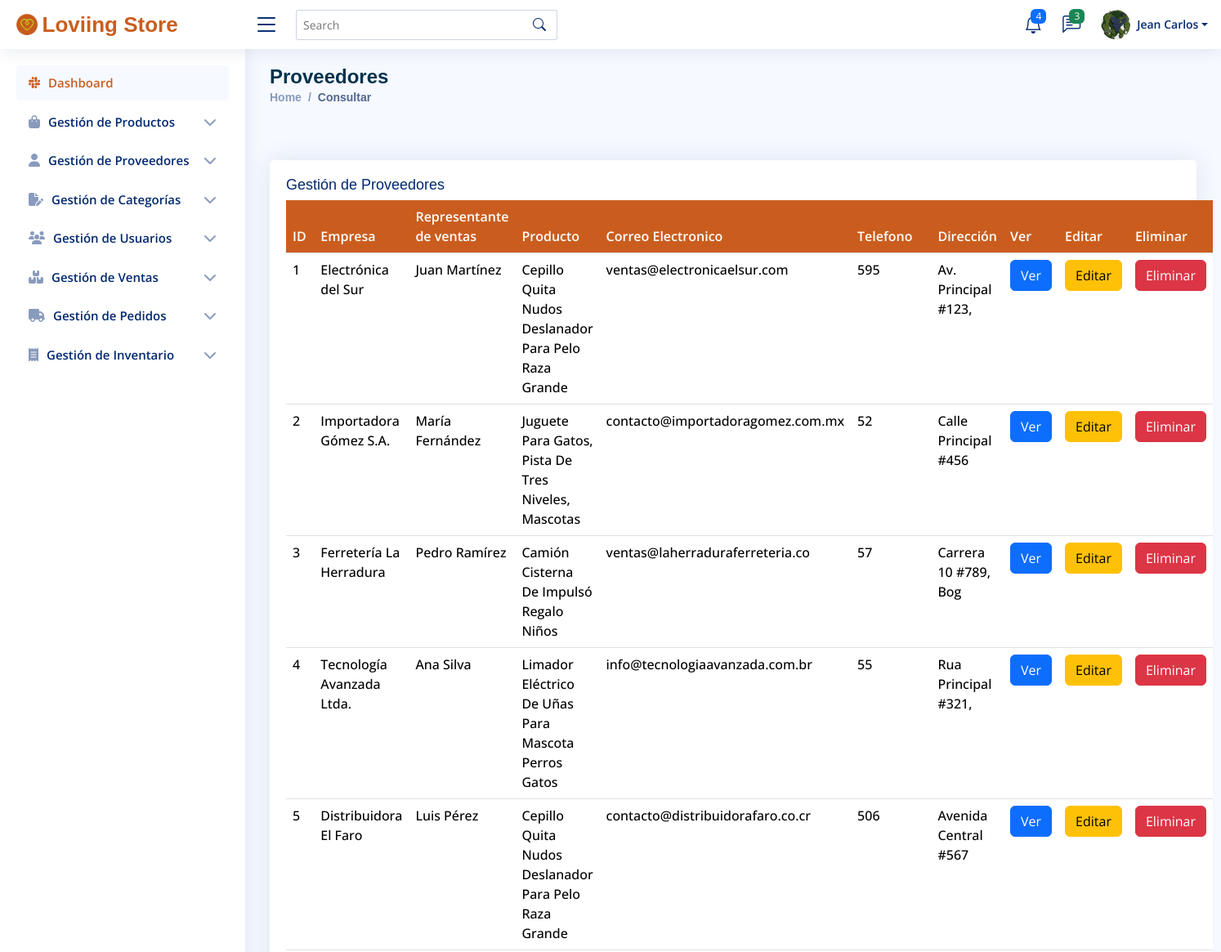
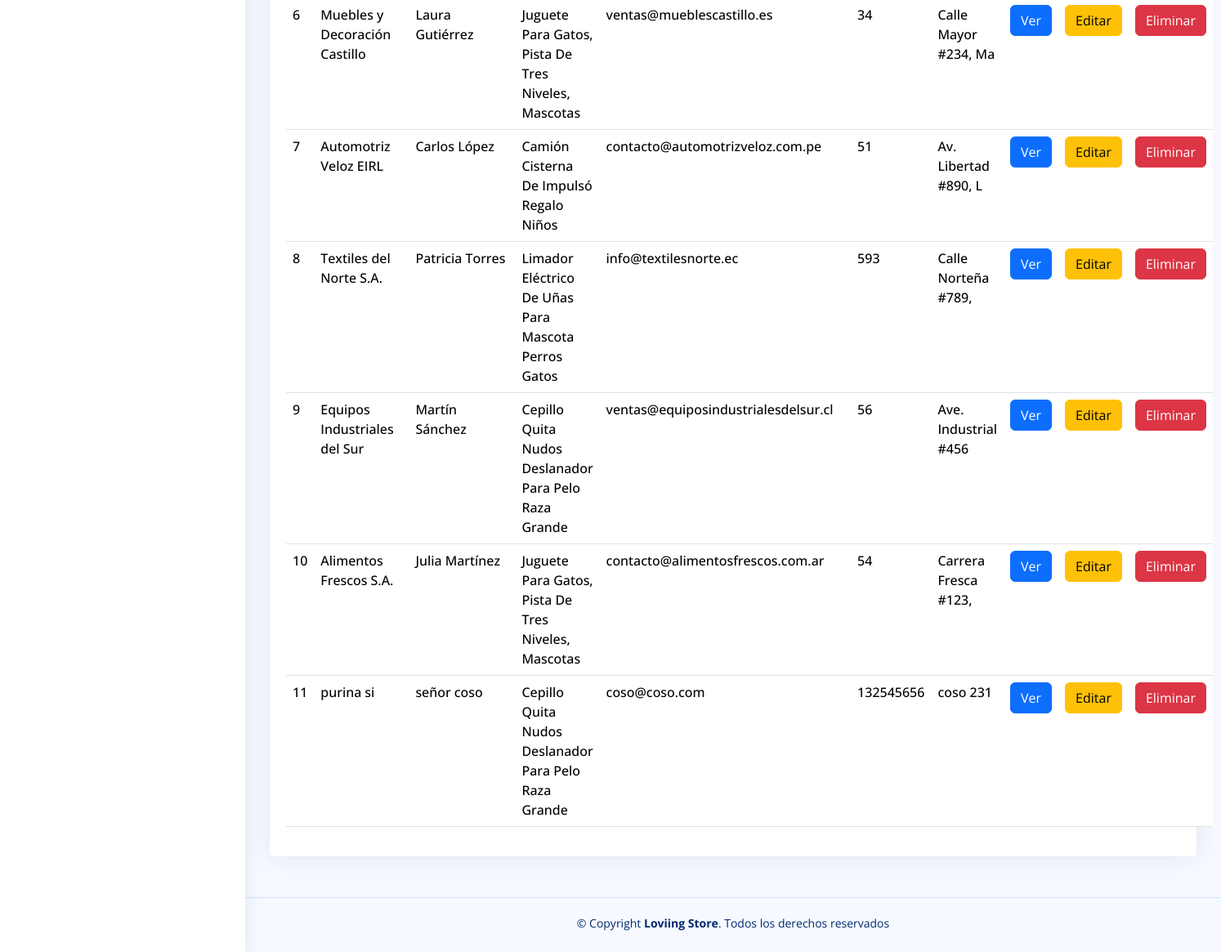
/Views/Administrador/consultarProveedores.php (signed in), run on the app's committed database (2 pictures, top to bottom).
### tables this page shows
CREATE TABLE `tbl_usuarios` (
  `id_usuario` int(11) NOT NULL,
  `nombre_usuario` varchar(100) DEFAULT NULL,
  `genero` varchar(50) DEFAULT NULL,
  `fecha_nacimiento` date DEFAULT NULL,
  `tipo_documento` varchar(50) DEFAULT NULL,
  `num_documento` varchar(50) DEFAULT NULL,
  `email_usuario` varchar(50) DEFAULT NULL,
  `clave_usuario` varchar(250) DEFAULT NULL,
  `rol_usuario` varchar(50) DEFAULT NULL,
  `estado_usuario` varchar(10) DEFAULT NULL,
  `foto_usuario` varchar(255) DEFAULT NULL,
  `fecha_creacion` date DEFAULT NULL
);

CREATE TABLE `tbl_proveedor` (
  `id_proveedor` int(11) NOT NULL,
  `nombre_empresa` varchar(100) NOT NULL,
  `representante_ventas` varchar(100) NOT NULL,
  `cod_producto` int(11) NOT NULL,
  `direccion_fisica` varchar(20) DEFAULT NULL,
  `correo_proveedor` varchar(40) DEFAULT NULL,
  `tel_proveedor` int(20) DEFAULT NULL
);

CREATE TABLE `tbl_productos` (
  `id_producto` int(11) NOT NULL,
  `cod_categoria` int(11) DEFAULT NULL,
  `nombre_producto` varchar(150) DEFAULT NULL,
  `descripcion_producto` varchar(250) DEFAULT NULL,
  `precio_producto` float NOT NULL,
  `foto1_producto` varchar(200) NOT NULL,
  `foto2_producto` varchar(255) NOT NULL,
  `foto3_producto` varchar(255) NOT NULL,
  `stock` int(11) NOT NULL
);

### Models/consultasAdmin.php (called while the page is built, shortened)
<?php
class ConsultasAdmin
{
    public function consultarUser($idUser)
    {
        $sql = "SELECT * FROM tbl_usuarios WHERE id_usuario = :idUser";
        $objConexionBd = new ConexionBd();
        $conexion = $objConexionBd->getConexion();
        $result = $conexion->prepare($sql);
        $result->bindParam(":idUser", $idUser);
        $result->execute();
        $f = $result->fetch();
        return $f;
    }
    public function consultarProveedores()
    {
        $sql = "SELECT id_proveedor, nombre_empresa, representante_ventas, nombre_producto, correo_proveedor, tel_proveedor, direccion_fisica
        FROM tbl_proveedor
        INNER JOIN tbl_productos ON cod_producto = id_producto";
        $objConexionBd = new ConexionBd();
        $conexion = $objConexionBd->getConexion();
        $result = $conexion->prepare($sql);
        $result->execute();
        $f = $result->fetchAll();
        return $f;
    }
}

### Controllers/Administrador/tablaProveedores.php (the view)
<?php
require_once ('../../Models/consultasAdmin.php');
function tablaProveedores()
{
    $objConsultasAdmin = new ConsultasAdmin();
    $tabla = $objConsultasAdmin->consultarProveedores();
    foreach ($tabla as $f) {
        echo '
        <tr>
            <td>' . $f["id_proveedor"] . '</td>
            <td>' . $f["nombre_empresa"] . '</td>
            <td>' . $f["representante_ventas"] . '</td>
            <td>' . $f["nombre_producto"] . '</td>
            <td>' . $f["correo_proveedor"] . '</td>
            <td>' . $f["tel_proveedor"] . '</td>
            <td>' . $f["direccion_fisica"] . '</td>
            <td><a href="" class="btn btn-primary">Ver</a></td>
            <td><a href="editarProveedor.php?idProv=' . $f["id_proveedor"] . '"" class="btn btn-warning">Editar</a></td>
            <td><a href="../../Controllers/Administrador/eliminarProveedor.php?idProv=' . $f["id_proveedor"] . '" class="btn btn-danger">Eliminar</a></td>
        </tr>
        ';
    }
}

### Controllers/Administrador/mostrarInfoUser.php (shortened to what this page needs)
<?php
require_once ('../../Models/consultasAdmin.php');
function cargarHeaderAdmin()
{
  echo '
  <header id="header" class="header fixed-top d-flex align-items-center">
    <div class="d-flex align-items-center justify-content-between">
      <a href="home.php" class="logo d-flex align-items-center">
        <img src="../Dashboard/assets/img/favicon.png" alt="">
        <span class="d-none d-lg-block logo_ls">Loviing Store</span>
      </a>
      <i class="bi bi-list toggle-sidebar-btn"></i>
    </div>
    <div class="search-bar">
      <form class="search-form d-flex align-items-center" method="POST" action="#">
        <input type="text" name="query" placeholder="Search" title="Enter search keyword">
        <button type="submit" title="Search"><i class="bi bi-search"></i></button>
      </form>
    </div>
    <nav class="header-nav ms-auto">
      <ul class="d-flex align-items-center">
        <li class="nav-item dropdown">
          <a class="nav-link nav-icon" href="#" data-bs-toggle="dropdown">
            <i class="bi bi-bell"></i>
            <span class="badge bg-primary badge-number">4</span>
          </a>
        </li>
        <li class="nav-item dropdown">
          <a class="nav-link nav-icon" href="#" data-bs-toggle="dropdown">
            <i class="bi bi-chat-left-text"></i>
            <span class="badge bg-success badge-number">3</span>
          </a>
        </li>
        ';
  cargarPerfilAdmin();
  echo '
      </ul>
    </nav>
  </header>
  ';
}
function cargarPerfilAdmin()
{
  $idUser = $_SESSION["idUser"];
  $objConsultasAdmin = new ConsultasAdmin();
  $f = $objConsultasAdmin->consultarUser($idUser);
  echo '
        <li class="nav-item dropdown pe-3">
          <a class="nav-link nav-profile d-flex align-items-center pe-0" href="#" data-bs-toggle="dropdown">
            <img src="../../Uploads/Usuarios/' . $f["foto_usuario"] . '" alt="Profile" class="rounded-circle" >
            <span class="d-none d-md-block dropdown-toggle ps-2">' . $f["nombre_usuario"] . '</span>
          </a>
          <ul class="dropdown-menu dropdown-menu-end dropdown-menu-arrow profile">
            <li class="dropdown-header">
              <h6>' . $f["nombre_usuario"] . '</h6>
              <span>' . $f["rol_usuario"] . '</span>
            </li>
            <li>
              <hr class="dropdown-divider">
            </li>
            <li>
              <a class="dropdown-item d-flex align-items-center" href="userProfileAdmin.php">
                <i class="bi bi-person"></i>
                <span>Mi perfil</span>
              </a>
            </li>
            <li>
              <hr class="dropdown-divider">
            </li>
            <li>
              <a class="dropdown-item d-flex align-items-center" href="users-profile.html">
                <i class="bi bi-gear"></i>
                <span>Configuración</span>
              </a>
            </li>
            <li>
              <hr class="dropdown-divider">
            </li>
            <li>
              <a class="dropdown-item d-flex align-items-center" href="pages-faq.html">
                <i class="bi bi-question-circle"></i>
                <span>¿Necesitas Ayuda?</span>
              </a>
            </li>
            <li>
              <hr class="dropdown-divider">
            </li>
            <li>
              <a class="dropdown-item d-flex align-items-center" href="../../Controllers/cerrarSesion.php">
                <i class="bi bi-box-arrow-right"></i>
                <span>Cerrar Sesión</span>
              </a>
            </li>
          </ul>
        </li>
    ';
}
function cargarMenuAdmin()
{
  ?>
  <aside id="sidebar" class="sidebar">
    <ul class="sidebar-nav" id="sidebar-nav">
      <li class="nav-item">
        <a class="nav-link " href="home.php">
          <i class="fa-brands fa-slack"></i>
          <span>Dashboard</span>
        </a>
      </li>
      <li class="nav-item">
        <a class="nav-link collapsed" data-bs-target="#GestionProductos-nav" data-bs-toggle="collapse" href="#">
          <i class="fa-solid fa-bag-shopping"></i>
          <span>Gestión de Productos</span><i class=" fa-solid fa-chevron-down ms-auto"></i>
        </a>
      </li>
      <li class="nav-item">
        <a class="nav-link collapsed" data-bs-target="#formacion-nav" data-bs-toggle="collapse" href="#">
          <i class="fa-solid fa-user"></i>
          <span>Gestión de Proveedores</span><i class="fa-solid fa-chevron-down ms-auto"></i>
        </a>
      </li>
      <li class="nav-item">
        <a class="nav-link collapsed" data-bs-target="#GestionCategorias-nav" data-bs-toggle="collapse" href="#">
          <i class="fa-solid fa-file-pen"></i>
          <span>Gestión de Categorías</span><i class="fa-solid fa-chevron-down ms-auto"></i>
        </a>
      </li>
      <li class="nav-item">
        <a class="nav-link collapsed" data-bs-target="#GestionUsuarios-nav" data-bs-toggle="collapse" href="#">
          <i class="fa-solid fa-users"></i>
          <span>Gestión de Usuarios</span><i class="fa-solid fa-chevron-down ms-auto"></i>
        </a>
      </li>
      <li class="nav-item">
        <a class="nav-link collapsed" data-bs-target="#GestionVentas-nav" data-bs-toggle="collapse" href="#">
          <i class="fa-solid fa-boxes-stacked"></i>
          <span>Gestión de Ventas</span><i class="fa-solid fa-chevron-down ms-auto"></i>
        </a>
      </li>
      <li class="nav-item">
        <a class="nav-link collapsed" data-bs-target="#Pedidos-nav" data-bs-toggle="collapse" href="#">
          <i class="fa-solid fa-truck"></i>
          <span>Gestión de Pedidos</span><i class="fa-solid fa-chevron-down ms-auto"></i>
        </a>
      </li>
      <li class="nav-item">
        <a class="nav-link collapsed" data-bs-target="#Inventario-nav" data-bs-toggle="collapse" href="#">
          <i class="fa-solid fa-receipt"></i>
          <span>Gestión de Inventario</span><i class="fa-solid fa-chevron-down ms-auto"></i>
        </a>
      </li>
  </aside>
  <?php
}
function cargarFooterAdmin()
{
  echo '
  <footer id="footer" class="footer">
    <div class="copyright">
      &copy; Copyright <strong><span>Loviing Store</span></strong>. Todos los derechos reservados
    </div>
    <div class="credits">
    </div>
  </footer>
  ';
}

### Views/Dashboard/assets/css/style.css (style rules this page uses)
:root { scroll-behavior: smooth; --primary-color: #ca5d1e; --secondary-color: #c8cc21; --complementary-color1: #ffffff; --font-size-titulos-h1: 48px; --font-size-titulos-h2: 40px; --font-size-titulos-h3: 32px; --font-size-titulos-h4: 24px; --font-size-parrafos: 24px; --tipografia-titulos: "Open Sans", sans-serif --tipografia-parrafos: "Borel", cursive;; }
body { font-family: "Open Sans", sans-serif; background: #f6f9ff; color: #444444; }
a { color: var(--primary-color); text-decoration: none; }
.logo { line-height: 1; }
@media (min-width: 1200px) { .logo { width: 280px; } }
.logo img { max-height: 26px; margin-right: 6px; }
.logo span { font-size: 26px; font-weight: 700; color: var(--primary-color); font-family: "Work Sans", sans-serif; }
.header { transition: all 0.5s; z-index: 997; height: 60px; box-shadow: 0px 2px 20px rgba(1, 41, 112, 0.1); background-color: #fff; padding-left: 20px; }
.header .toggle-sidebar-btn { font-size: 32px; padding-left: 10px; cursor: pointer; color: #012970; }
.header .search-bar { min-width: 360px; padding: 0 20px; }
.header .search-form { width: 100%; }
.header .search-form input { border: 0; font-size: 14px; color: #012970; border: 1px solid rgba(1, 41, 112, 0.2); padding: 7px 38px 7px 8px; border-radius: 3px; transition: 0.3s; width: 100%; }
.header .search-form button { border: 0; padding: 0; margin-left: -30px; background: none; }
.header .search-form button i { color: #012970; }
.header-nav ul { list-style: none; }
.header-nav>ul { margin: 0; padding: 0; }
.header-nav .nav-icon { font-size: 22px; color: #012970; margin-right: 25px; position: relative; }
.header-nav .nav-profile { color: #012970; }
.header-nav .nav-profile img { max-height: 36px; }
.header-nav .nav-profile span { font-size: 14px; font-weight: 600; }
.header-nav .badge-number { position: absolute; inset: -2px -5px auto auto; font-weight: normal; font-size: 12px; padding: 3px 6px; }
.sidebar { position: fixed; top: 60px; left: 0; bottom: 0; width: 300px; z-index: 996; transition: all 0.3s; padding: 20px; overflow-y: auto; scrollbar-width: thin; scrollbar-color: #aab7cf transparent; box-shadow: 0px 0px 20px rgba(1, 41, 112, 0.1); background-color: #fff; }
@media (min-width: 1200px) { #main, #footer { margin-left: 300px; } }
.sidebar-nav { padding: 0; margin: 0; list-style: none; }
.sidebar-nav li { padding: 0; margin: 0; list-style: none; }
.sidebar-nav .nav-item { margin-bottom: 5px; }
.sidebar-nav .nav-link { display: flex; align-items: center; font-size: 15px; font-weight: 600; color: var(--primary-color); transition: 0.3; background: #f6f9ff; padding: 10px 15px; border-radius: 4px; }
.sidebar-nav .nav-link i { font-size: 16px; margin-right: 10px; color: var(--primary-color); }
.sidebar-nav .nav-link.collapsed { color: #012970; background: #fff; }
.sidebar-nav .nav-link.collapsed i { color: #899bbd; }
.sidebar-nav .nav-link .fa-chevron-down { margin-right: 0; transition: transform 0.2s ease-in-out; }
.footer { padding: 20px 0; font-size: 14px; transition: all 0.3s; border-top: 1px solid #cddfff; }
.footer .copyright { text-align: center; color: #012970; }
.footer .credits { padding-top: 5px; text-align: center; font-size: 13px; color: #012970; }
.card .tabla-consultar td { font-family: var(--tipografia-parrafos); font-weight: 500; }

### Views/Dashboard/assets/css/styleformularios.css (style rules this page uses)
:root { scroll-behavior: smooth; --primary-color: #ca5d1e; --secondary-color: #c8cc21; --complementary-color1: #ffffff; --font-size-titulos-h1: 48px; --font-size-titulos-h2: 40px; --font-size-titulos-h3: 32px; --font-size-titulos-h4: 24px; --font-size-parrafos: 24px; --tipografia-titulos: "Open Sans", sans-serif --tipografia-parrafos: "Borel", cursive;; }

### Views/Dashboard/assets/css/styleRegistros.css (style rules this page uses)
:root { scroll-behavior: smooth; --primary-color: #ca5d1e; --secondary-color: #c8cc21; --complementary-color1: #ffffff; --font-size-titulos-h1: 48px; --font-size-titulos-h2: 40px; --font-size-titulos-h3: 32px; --font-size-titulos-h4: 24px; --font-size-parrafos: 24px; --tipografia-titulos: "Open Sans", sans-serif --tipografia-parrafos: "Borel", cursive;; }

### data on the page
tbl_usuarios: foto_usuario (picture), nombre_usuario "Jean Carlos"
tbl_proveedor: id_proveedor "1", nombre_empresa "Electrónica del Sur", representante_ventas "Juan Martínez", cod_producto.nombre_producto "Cepillo Quita Nudos Deslanador Para Pelo Raza Grande", correo_proveedor "ventas@electronicaelsur.com", tel_proveedor "595", direccion_fisica "Av. Principal #123,"
tbl_proveedor: id_proveedor "2", nombre_empresa "Importadora Gómez S.A.", representante_ventas "María Fernández", cod_producto.nombre_producto "Juguete Para Gatos, Pista De Tres Niveles, Mascotas", correo_proveedor "contacto@importadoragomez.com.mx", tel_proveedor "52", direccion_fisica "Calle Principal #456"
tbl_proveedor: id_proveedor "3", nombre_empresa "Ferretería La Herradura", representante_ventas "Pedro Ramírez", cod_producto.nombre_producto "Camión Cisterna De Impulsó Regalo Niños", correo_proveedor "ventas@laherraduraferreteria.co", tel_proveedor "57", direccion_fisica "Carrera 10 #789, Bog"
tbl_proveedor: id_proveedor "4", nombre_empresa "Tecnología Avanzada Ltda.", representante_ventas "Ana Silva", cod_producto.nombre_producto "Limador Eléctrico De Uñas Para Mascota Perros Gatos", correo_proveedor "info@tecnologiaavanzada.com.br", tel_proveedor "55", direccion_fisica "Rua Principal #321,"
tbl_proveedor: id_proveedor "5", nombre_empresa "Distribuidora El Faro", representante_ventas "Luis Pérez", cod_producto.nombre_producto "Cepillo Quita Nudos Deslanador Para Pelo Raza Grande", correo_proveedor "contacto@distribuidorafaro.co.cr", tel_proveedor "506", direccion_fisica "Avenida Central #567"
tbl_proveedor: id_proveedor "6", nombre_empresa "Muebles y Decoración Castillo", representante_ventas "Laura Gutiérrez", cod_producto.nombre_producto "Juguete Para Gatos, Pista De Tres Niveles, Mascotas", correo_proveedor "ventas@mueblescastillo.es", tel_proveedor "34", direccion_fisica "Calle Mayor #234, Ma"
tbl_proveedor: id_proveedor "7", nombre_empresa "Automotriz Veloz EIRL", representante_ventas "Carlos López", cod_producto.nombre_producto "Camión Cisterna De Impulsó Regalo Niños", correo_proveedor "contacto@automotrizveloz.com.pe", tel_proveedor "51", direccion_fisica "Av. Libertad #890, L"
tbl_proveedor: id_proveedor "8", nombre_empresa "Textiles del Norte S.A.", representante_ventas "Patricia Torres", cod_producto.nombre_producto "Limador Eléctrico De Uñas Para Mascota Perros Gatos", correo_proveedor "info@textilesnorte.ec", tel_proveedor "593", direccion_fisica "Calle Norteña #789,"
tbl_proveedor: id_proveedor "9", nombre_empresa "Equipos Industriales del Sur", representante_ventas "Martín Sánchez", cod_producto.nombre_producto "Cepillo Quita Nudos Deslanador Para Pelo Raza Grande", correo_proveedor "ventas@equiposindustrialesdelsur.cl", tel_proveedor "56", direccion_fisica "Ave. Industrial #456"
tbl_proveedor: id_proveedor "10", nombre_empresa "Alimentos Frescos S.A.", representante_ventas "Julia Martínez", cod_producto.nombre_producto "Juguete Para Gatos, Pista De Tres Niveles, Mascotas", correo_proveedor "contacto@alimentosfrescos.com.ar", tel_proveedor "54", direccion_fisica "Carrera Fresca #123,"
tbl_proveedor: id_proveedor "11", nombre_empresa "purina si", representante_ventas "señor coso", cod_producto.nombre_producto "Cepillo Quita Nudos Deslanador Para Pelo Raza Grande", correo_proveedor "coso@coso.com", tel_proveedor "132545656", direccion_fisica "coso 231"
